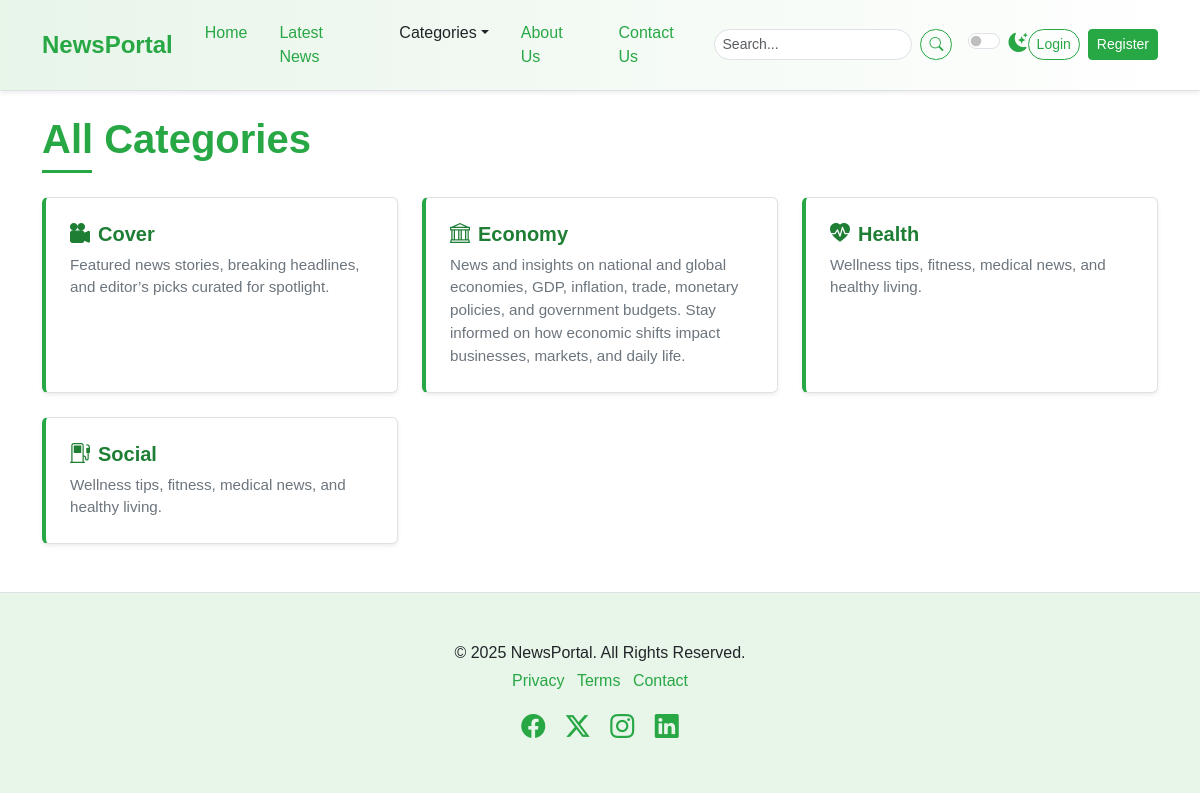
The page /category-list/ on the database as committed earlier.
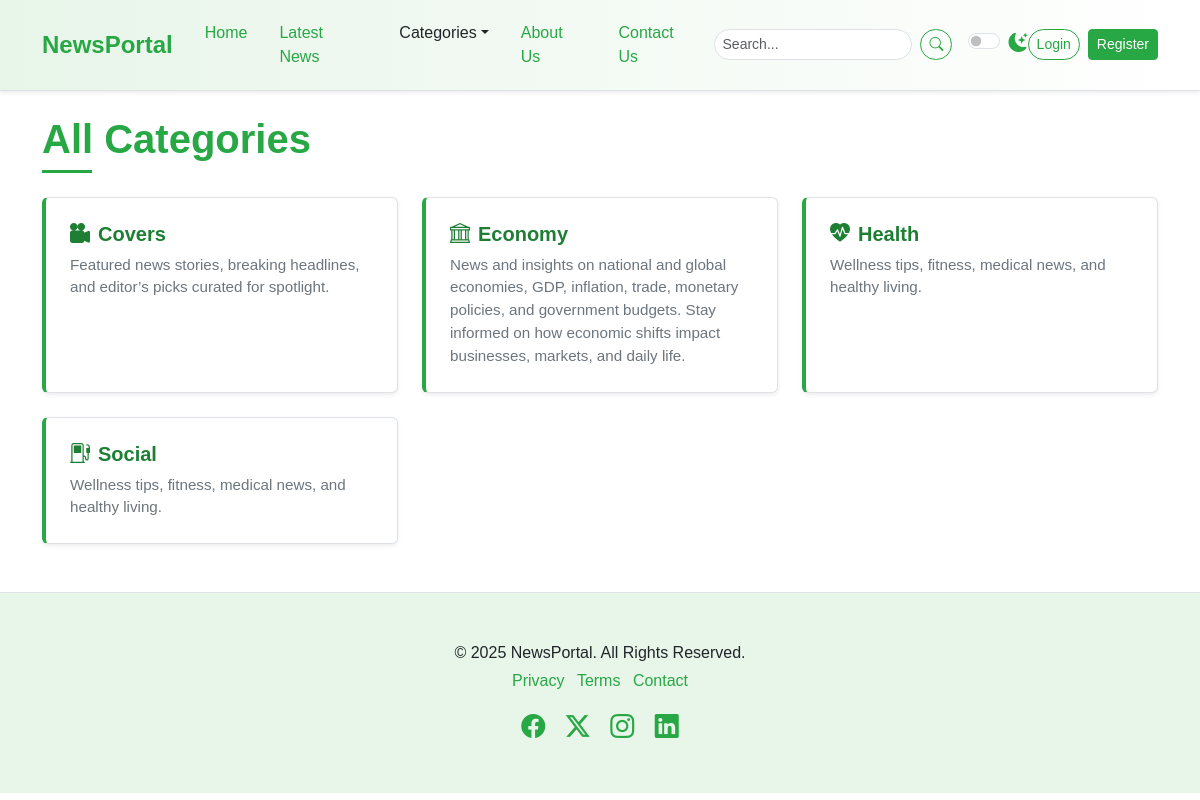
The same page on the database as committed later.
### newspaper/models.py (models this page shows, shortened)
class TimeStampModel(models.Model):
    created_at = models.DateTimeField(auto_now_add=True)
    updated_at = models.DateTimeField(auto_now=True)
    class Meta:
        abstract = True  # Don't create table in DB

class Category(TimeStampModel):
    name = models.CharField(max_length=100)
    icon = models.CharField(max_length=100, null=True, blank=True)
    description = models.TextField(null=True, blank=True)
    class Meta:
        ordering = ["name"]  # Category.objects.all()
        verbose_name = "category"
        verbose_name_plural = "Categories"

### newspaper/views.py (the view)
# urls.py: path("category-list/", views.CategoryListView.as_view(), name="category-list"),
class CategoryListView(ListView):
    model = Category
    template_name = "newsportal/categories.html"
    context_object_name = "categories"

### newspaper/nav.py (called while the page is built)
def navigation(request):
    categories = Category.objects.all()[:4]
    return {"categories": categories}

### templates/newsportal/categories.html
{% extends "newsportal/base.html" %}
{% block content %}
  <div class="container mt-4 mb-5">
    <h1 class="mb-4 section-title">
      <span>All Categories</span>
    </h1>
    <div class="row row-cols-1 row-cols-md-2 row-cols-lg-3 g-4">
      {% for category in categories %}
        <div class="col">
          <div class="card h-100 shadow-sm list-item-card">
            <div class="card-body">
              <h5 class="card-title">
                <a href="{% url 'post-by-category' category.id %}"><i class="{{ category.icon }} me-2"></i>{{ category.name|title }}</a>
              </h5>
              <p class="card-text">{{ category.description }}</p>
            </div>
          </div>
        </div>
      {% endfor %}
    </div>
  </div>
{% endblock content %}

### templates/newsportal/base.html (shortened to what this page needs)
{% load static %}
<!DOCTYPE html>
<html lang="en" data-bs-theme="light">
  <head>
    <link href="{% static 'css/bootstrap.min.css' %}" rel="stylesheet" />
    <link rel="stylesheet"
          href="{% static 'fonts/bootstrap-icons/bootstrap-icons.min.css' %}" />
    <link rel="stylesheet" href="{% static 'css/style.css' %}" />
  </head>
  <body>
    {% include "newsportal/nav.html" %}
    {% block content %}
    {% endblock content %}
    {% include "newsportal/footer.html" %}
  </body>
</html>

### templates/newsportal/nav.html (shortened to what this page needs)
<nav class="navbar navbar-expand-lg sticky-top elegant-navbar">
  <div class="container">
    <a class="navbar-brand fw-bold" href="/">NewsPortal</a>
    <div class="collapse navbar-collapse" id="navbarNavDropdown">
      <ul class="navbar-nav me-auto mb-2 mb-lg-0">
        <li class="nav-item">
          <a class="nav-link active" aria-current="page" href="/">Home</a>
        </li>
        <li class="nav-item">
          <a class="nav-link" href="{% url 'post-list' %}">Latest News</a>
        </li>
        <li class="nav-item dropdown">
          <a class="nav-link dropdown-toggle"
             href="#"
             role="button"
             data-bs-toggle="dropdown"
             aria-expanded="false">Categories</a>
        </li>
        <li class="nav-item">
          <a class="nav-link" href="{% url 'about' %}">About Us</a>
        </li>
        <li class="nav-item">
          <a class="nav-link" href="{% url 'contact' %}">Contact Us</a>
        </li>
      </ul>
      <form class="d-flex me-3"
            role="search"
            action="{% url 'search' %}"
            method="get">
        <input class="form-control form-control-sm me-2"
               name="query"
               type="search"
               placeholder="Search..."
               aria-label="Search"
               value="{{ query }}" />
        <button class="btn btn-outline-success btn-sm" type="submit">
          <i class="bi bi-search"></i>
        </button>
      </form>
      <div class="form-check form-switch">
        <input class="form-check-input"
               type="checkbox"
               role="switch"
               id="darkModeSwitch" />
        <label class="form-check-label" for="darkModeSwitch">
          <i class="bi bi-moon-stars-fill"></i>
        </label>
      </div>
      <div class="navbar-nav ms-auto d-flex align-items-center">
        {% if user.is_authenticated %}
          <span class="navbar-text me-3">Welcome, {{ user.username }}!</span>
          {% if user.is_staff %}
            <a href="{% url 'users' %}"
               class="btn btn-sm btn-outline-success me-2"
               data-bs-toggle="tooltip"
               data-bs-placement="bottom"
               title="Download User Report">
              <i class="bi bi-file-earmark-arrow-down-fill"></i>
            </a>
          {% endif %}
          <form method="post" action="{% url 'accounts:logout' %}" class="d-inline">
            {% csrf_token %}
            <button type="submit" class="btn btn-outline-secondary btn-sm">Logout</button>
          </form>
        {% else %}
          <a href="{% url 'accounts:login' %}"
             class="btn btn-outline-success btn-sm me-2">Login</a>
          <a href="{% url 'accounts:register' %}" class="btn btn-success btn-sm">Register</a>
        {% endif %}
      </div>
    </div>
  </div>
</nav>

### templates/newsportal/footer.html
<footer class="py-5 mt-5 elegant-footer">
  <div class="container text-center">
    <p class="mb-1">&copy; 2025 NewsPortal. All Rights Reserved.</p>
    <ul class="list-inline">
      <li class="list-inline-item">
        <a href="#">Privacy</a>
      </li>
      <li class="list-inline-item">
        <a href="#">Terms</a>
      </li>
      <li class="list-inline-item">
        <a href="#">Contact</a>
      </li>
    </ul>
    <div class="social-icons mt-3">
      <a href="#" class="text-decoration-none me-3"><i class="bi bi-facebook fs-4"></i></a>
      <a href="#" class="text-decoration-none me-3"><i class="bi bi-twitter-x fs-4"></i></a>
      <a href="#" class="text-decoration-none me-3"><i class="bi bi-instagram fs-4"></i></a>
      <a href="#" class="text-decoration-none"><i class="bi bi-linkedin fs-4"></i></a>
    </div>
  </div>
</footer>

### static/css/style.css (style rules this page uses)
:root { --primary-green: #28a745; --light-green: #e8f5e9; --dark-green: #1e7e34; --accent-green: #5cb85c; --text-color-light: #212529; --text-color-dark: #f8f9fa; --bg-light: #ffffff; --bg-dark: #212529; --card-bg-light: #ffffff; --card-bg-dark: #343a40; --border-color-light: #dee2e6; --border-color-dark: #495057; --shadow-sm: 0 0.125rem 0.25rem rgba(0, 0, 0, 0.075); --shadow: 0 0.5rem 1rem rgba(0, 0, 0, 0.15); --transition-speed: 0.3s ease; }
body { font-family: "Poppins", sans-serif; background-color: var(--bg-light); color: var(--text-color-light); transition: background-color var(--transition-speed), color var(--transition-speed); }
.elegant-navbar { background: linear-gradient( to right, var(--light-green), #ffffff ); border-bottom: 1px solid var(--border-color-light); box-shadow: var(--shadow-sm); padding-top: 0.8rem; padding-bottom: 0.8rem; }
.elegant-navbar .navbar-brand { color: var(--primary-green); font-size: 1.5rem; transition: color var(--transition-speed); }
.elegant-navbar .nav-link { color: var(--text-color-light); font-weight: 500; transition: color var(--transition-speed); margin: 0 0.5rem; }
.elegant-navbar .nav-link:hover, .elegant-navbar .nav-link.active { color: var(--primary-green); }
.elegant-navbar .form-control { border-radius: 20px; border-color: var(--border-color-light); background-color: var(--bg-light); color: var(--text-color-light); }
.elegant-navbar .btn-outline-success { border-color: var(--primary-green); color: var(--primary-green); border-radius: 20px; transition: background-color var(--transition-speed), color var(--transition-speed); }
.elegant-navbar .form-check-label i { color: var(--primary-green); font-size: 1.2rem; }
.section-title { position: relative; padding-bottom: 10px; margin-bottom: 20px; font-weight: 600; color: var(--primary-green); }
.section-title span { position: relative; z-index: 1; background-color: var(--bg-light); padding-right: 10px; }
.section-title::after { content: ""; position: absolute; left: 0; bottom: 0; width: 50px; height: 3px; background-color: var(--primary-green); }
.card { border: 1px solid var(--border-color-light); transition: box-shadow var(--transition-speed), transform var(--transition-speed); background-color: var(--card-bg-light); color: var(--text-color-light); }
.card-title { color: var(--dark-green); font-weight: 600; }
.elegant-footer { background-color: var(--light-green); border-top: 1px solid var(--border-color-light); color: var(--text-color-light); }
.elegant-footer a { color: var(--primary-green); text-decoration: none; transition: color var(--transition-speed); }
.elegant-footer .social-icons a { color: var(--primary-green); transition: color var(--transition-speed), transform var(--transition-speed); }
.btn-success { background-color: var(--primary-green); border-color: var(--primary-green); transition: background-color var(--transition-speed), border-color var(--transition-speed), box-shadow var(--transition-speed); }
.btn-outline-success { color: var(--primary-green); border-color: var(--primary-green); transition: background-color var(--transition-speed), color var(--transition-speed); }
.list-item-card { transition: transform 0.2s ease-in-out, box-shadow 0.2s ease-in-out; border-left: 4px solid var(--primary-green); }
.list-item-card .card-body { padding: 1.5rem; }
.list-item-card .card-title a { text-decoration: none; color: var(--dark-green); font-weight: 600; }
.list-item-card .card-text { font-size: 0.95rem; color: #6c757d; }

Rows that differ between the two databases and show on the page:
changed Category: name "Cover" → "Covers"
